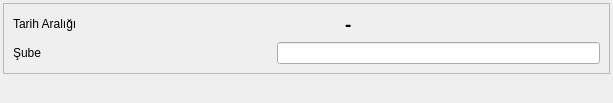
<?xml version="1.0" encoding="UTF-8"?>
<ui version="4.0">
 <class>ISL_HESAP_OZETI_BATCH</class>
 <widget class="QDialog" name="ISL_HESAP_OZETI_BATCH">
  <property name="geometry">
   <rect>
    <x>0</x>
    <y>0</y>
    <width>613</width>
    <height>102</height>
   </rect>
  </property>
  <property name="sizePolicy">
   <sizepolicy hsizetype="Expanding" vsizetype="Expanding">
    <horstretch>0</horstretch>
    <verstretch>0</verstretch>
   </sizepolicy>
  </property>
  <property name="windowTitle">
   <string>Dialog</string>
  </property>
  <layout class="QGridLayout" name="gridLayout_2" rowstretch="1,0" columnstretch="5,0">
   <property name="margin">
    <number>3</number>
   </property>
   <item row="0" column="0" colspan="2">
    <widget class="QFrame" name="frame">
     <property name="sizePolicy">
      <sizepolicy hsizetype="Expanding" vsizetype="Fixed">
       <horstretch>0</horstretch>
       <verstretch>0</verstretch>
      </sizepolicy>
     </property>
     <property name="frameShape">
      <enum>QFrame::StyledPanel</enum>
     </property>
     <property name="frameShadow">
      <enum>QFrame::Raised</enum>
     </property>
     <layout class="QGridLayout" name="gridLayout" rowstretch="1,1" columnstretch="1,15,5,10,10">
      <item row="0" column="0">
       <widget class="QLabel" name="label">
        <property name="sizePolicy">
         <sizepolicy hsizetype="Fixed" vsizetype="Fixed">
          <horstretch>0</horstretch>
          <verstretch>0</verstretch>
         </sizepolicy>
        </property>
        <property name="text">
         <string>Tarih Aralığı </string>
        </property>
       </widget>
      </item>
      <item row="0" column="1" colspan="2">
       <widget class="QAdakDate" name="adakDate_bas_tarihi">
        <property name="sizePolicy">
         <sizepolicy hsizetype="Fixed" vsizetype="Fixed">
          <horstretch>0</horstretch>
          <verstretch>0</verstretch>
         </sizepolicy>
        </property>
        <property name="minimumSize">
         <size>
          <width>242</width>
          <height>0</height>
         </size>
        </property>
        <property name="maximumSize">
         <size>
          <width>242</width>
          <height>30</height>
         </size>
        </property>
        <property name="whatsThis">
         <string>Tarih WidgetÄ± </string>
        </property>
        <property name="QAdakDate" stdset="0">
         <rect>
          <x>0</x>
          <y>0</y>
          <width>100</width>
          <height>100</height>
         </rect>
        </property>
       </widget>
      </item>
      <item row="0" column="3">
       <widget class="QLabel" name="label_2">
        <property name="sizePolicy">
         <sizepolicy hsizetype="Fixed" vsizetype="Fixed">
          <horstretch>0</horstretch>
          <verstretch>0</verstretch>
         </sizepolicy>
        </property>
        <property name="font">
         <font>
          <pointsize>14</pointsize>
          <weight>75</weight>
          <bold>true</bold>
         </font>
        </property>
        <property name="text">
         <string>-</string>
        </property>
       </widget>
      </item>
      <item row="0" column="4">
       <widget class="QAdakDate" name="adakDate_bts_tarihi">
        <property name="sizePolicy">
         <sizepolicy hsizetype="Fixed" vsizetype="Fixed">
          <horstretch>0</horstretch>
          <verstretch>0</verstretch>
         </sizepolicy>
        </property>
        <property name="minimumSize">
         <size>
          <width>242</width>
          <height>0</height>
         </size>
        </property>
        <property name="maximumSize">
         <size>
          <width>242</width>
          <height>30</height>
         </size>
        </property>
        <property name="whatsThis">
         <string>Tarih WidgetÄ± </string>
        </property>
        <property name="QAdakDate" stdset="0">
         <rect>
          <x>0</x>
          <y>0</y>
          <width>100</width>
          <height>100</height>
         </rect>
        </property>
       </widget>
      </item>
      <item row="1" column="0">
       <widget class="QLabel" name="label_sirket_2">
        <property name="sizePolicy">
         <sizepolicy hsizetype="Fixed" vsizetype="Fixed">
          <horstretch>0</horstretch>
          <verstretch>0</verstretch>
         </sizepolicy>
        </property>
        <property name="text">
         <string>Şube </string>
        </property>
       </widget>
      </item>
      <item row="1" column="1">
       <widget class="QSearchEdit" name="searchEdit_sube_kodu">
        <property name="whatsThis">
         <string>Arama widget. </string>
        </property>
        <property name="QSearchEdit" stdset="0">
         <rect>
          <x>0</x>
          <y>0</y>
          <width>100</width>
          <height>100</height>
         </rect>
        </property>
       </widget>
      </item>
      <item row="1" column="2" colspan="3">
       <widget class="QLineEdit" name="lineEdit_sube_ismi">
        <property name="focusPolicy">
         <enum>Qt::NoFocus</enum>
        </property>
        <property name="readOnly">
         <bool>true</bool>
        </property>
       </widget>
      </item>
     </layout>
    </widget>
   </item>
   <item row="1" column="0">
    <spacer name="horizontalSpacer">
     <property name="orientation">
      <enum>Qt::Horizontal</enum>
     </property>
     <property name="sizeHint" stdset="0">
      <size>
       <width>502</width>
       <height>20</height>
      </size>
     </property>
    </spacer>
   </item>
   <item row="1" column="1">
    <widget class="QWidget" name="widget_batch_buttons" native="true"/>
   </item>
  </layout>
 </widget>
 <customwidgets>
  <customwidget>
   <class>QAdakDate</class>
   <extends>QWidget</extends>
   <header>QAdakDate.h</header>
  </customwidget>
  <customwidget>
   <class>QSearchEdit</class>
   <extends>QWidget</extends>
   <header>QSearchEdit.h</header>
  </customwidget>
 </customwidgets>
 <tabstops>
  <tabstop>adakDate_bas_tarihi</tabstop>
  <tabstop>adakDate_bts_tarihi</tabstop>
  <tabstop>searchEdit_sube_kodu</tabstop>
 </tabstops>
 <resources/>
 <connections/>
</ui>
